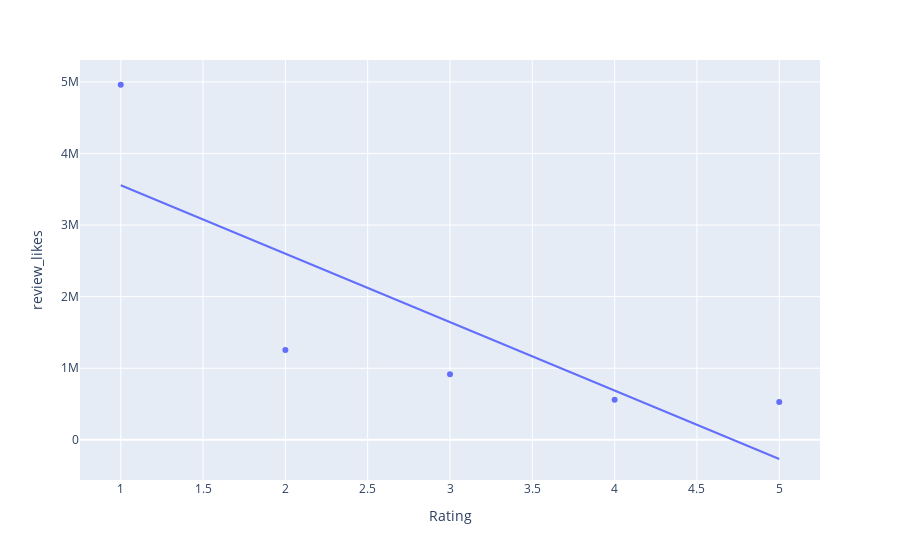

Notebook cell for this chart:
### Code cell
fig = px.scatter(likes,
         x='review_rating',
         y='review_likes',
         hover_data={
            'review_rating': ':,.f'
         },
         labels={
            'review_rating': 'Rating'
         },
         trendline='ols')
fig.show()

### Figure 1 — Plotly figure (JSON) as saved in the notebook; plotly's stock layout.template omitted (floating-point values rounded to 4 significant figures)
{"data": [{"hovertemplate": "Rating=%{x:,.f}<br>review_likes=%{y}<extra></extra>", "legendgroup": "", "marker": {"color": "#636efa", "symbol": "circle"}, "mode": "markers", "name": "", "orientation": "v", "showlegend": false, "type": "scatter", "x": [1, 2, 3, 4, 5], "xaxis": "x", "y": [4960030, 1254542, 917024, 560277, 528181], "yaxis": "y"}, {"hovertemplate": "<b>OLS trendline</b><br>review_likes = -955796 * review_rating + 4.5114e+06<br>R<sup>2</sup>=0.648101<br><br>Rating=%{x:,.f}<br>review_likes=%{y} <b>(trend)</b><extra></extra>", "legendgroup": "", "marker": {"color": "#636efa", "symbol": "circle"}, "mode": "lines", "name": "", "showlegend": false, "type": "scatter", "x": [1, 2, 3, 4, 5], "xaxis": "x", "y": [3556000.0, 2600000.0, 1644000.0, 688200.0, -267600.0], "yaxis": "y"}], "layout": {"legend": {"tracegroupgap": 0}, "margin": {"t": 60}, "xaxis": {"anchor": "y", "domain": [0, 1], "title": {"text": "Rating"}}, "yaxis": {"anchor": "x", "domain": [0, 1], "title": {"text": "review_likes"}}}}
